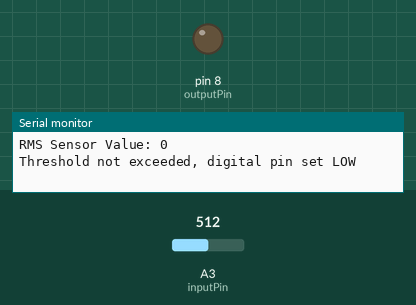
Recording of a sketch running on a simulated Arduino Uno, built with avr-gcc and run on an emulated ATmega328P. Shown: output pins drawn as LEDs (lit = HIGH), the last lines printed to the serial monitor. The inputs (shaded band) are chosen by the test bench; at power-on: A3 (inputPin) = 512.

Above: at 1.2 s.
1.3 s: A3 (inputPin) set to 493
3.4 s: A3 (inputPin) set to 461
At 5.9 s:
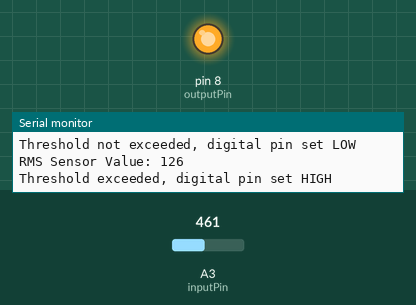
6.2 s: A3 (inputPin) set to 511
At 8.5 s:
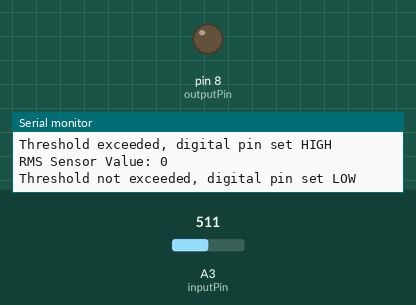
8.8 s: A3 (inputPin) set to 306
At 10.2 s:
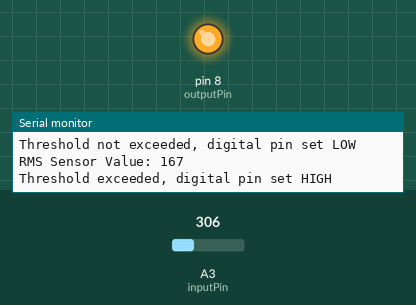
Timing chart, 0 to 11.8 s (numbered marks = the images above; inputs shaded):
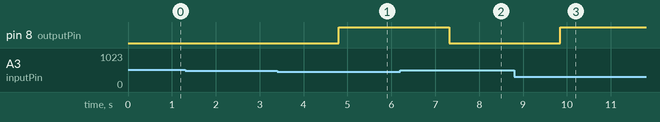

Measured:
- the behaviour switches between 479 and 478 on A3 (inputPin) (found by bisection; images 0 and 1)
- after the input at 3.4 s, pin 8 (outputPin): LOW → HIGH after 1.4 s
- after the input at 6.2 s, pin 8 (outputPin): HIGH → LOW after 1.1 s
- after the input at 8.8 s, pin 8 (outputPin): LOW → HIGH after 1.0 s

The sketch:

CircuitSharer.ino
```cpp
const int inputPin = A3; // Pin to read input
const int outputPin = 8; // Pin to set high when true
const int threshold = 100; // Threshold value

void setup()
{
  Serial.begin(115200); // Initialize serial communication at 9600 bits per second
  pinMode(outputPin, OUTPUT); // Set the digital pin as an output
  //pinMode(inputPin, INPUT_PULLUP); // Set the analog pin as an input
}

void loop()
{
  int numSamples=100;
  long sumOfSquares = 0; // Variable to store the sum of squares of the current readings

  for (int i = 0; i < numSamples; i++) {
    int sensorValue = analogRead(inputPin); // Read the analog input
    //float voltage = sensorValue * (5.0 / 1023.0); // Convert the analog reading to voltage
    //float current = (voltage - offsetVoltage) / sensitivity; // Calculate the current in Amperes
    //sensorValue=sensorValue/10;  //make smaller
    sumOfSquares += sensorValue*sensorValue; // Add the square of the current to the sum of squares
    delay(10); // Wait for 10 milliseconds before taking another reading
  }

  int rmsValue = sqrt(sumOfSquares / numSamples); // Calculate the RMS current


  Serial.print("RMS Sensor Value: ");
  Serial.println(rmsValue); // Print the sensor value to the serial monitor

  if (rmsValue > threshold) {
    digitalWrite(outputPin, HIGH); // Set the digital pin high
    Serial.println("Threshold exceeded, digital pin set HIGH");
  } else {
    digitalWrite(outputPin, LOW); // Set the digital pin low
    Serial.println("Threshold not exceeded, digital pin set LOW");
  }

  delay(250); // Wait for a second before reading again
}
```
